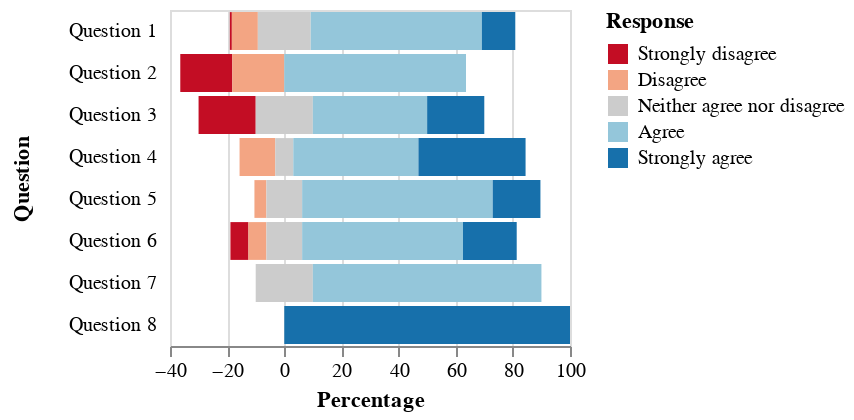

Vega-Lite specification for this chart:
### Vega specification from a JSON file in a GitHub repository (floating-point values rounded to 4 significant figures)
{"$schema": "https://vega.github.io/schema/vega/v3.0.json", "description": "A diverging stacked bar chart for sentiments towards a set of eight questions, displayed as percentages with neutral responses straddling the 0% mark", "autosize": "pad", "padding": 5, "style": "cell", "data": [{"name": "source_questions", "values": [{"question": "Question 1", "type": "Strongly disagree", "percentage": 0.7}, {"question": "Question 1", "type": "Disagree", "percentage": 9.1}, {"question": "Question 1", "type": "Neither agree nor disagree", "percentage": 18.5}, {"question": "Question 1", "type": "Agree", "percentage": 59.9}, {"question": "Question 1", "type": "Strongly agree", "percentage": 11.7}, {"question": "Question 2", "type": "Strongly disagree", "percentage": 18.2}, {"question": "Question 2", "type": "Disagree", "percentage": 18.2}, {"question": "Question 2", "type": "Neither agree nor disagree", "percentage": 0}, {"question": "Question 2", "type": "Agree", "percentage": 63.6}, {"question": "Question 2", "type": "Strongly agree", "percentage": 0}, {"question": "Question 3", "type": "Strongly disagree", "percentage": 20}, {"question": "Question 3", "type": "Disagree", "percentage": 0}, {"question": "Question 3", "type": "Neither agree nor disagree", "percentage": 20}, {"question": "Question 3", "type": "Agree", "percentage": 40}, {"question": "Question 3", "type": "Strongly agree", "percentage": 20}, {"question": "Question 4", "type": "Strongly disagree", "percentage": 0}, {"question": "Question 4", "type": "Disagree", "percentage": 12.5}, {"question": "Question 4", "type": "Neither agree nor disagree", "percentage": 6.3}, {"question": "Question 4", "type": "Agree", "percentage": 43.8}, {"question": "Question 4", "type": "Strongly agree", "percentage": 37.5}, {"question": "Question 5", "type": "Strongly disagree", "percentage": 0}, {"question": "Question 5", "type": "Disagree", "percentage": 4.2}, {"question": "Question 5", "type": "Neither agree nor disagree", "percentage": 12.5}, {"question": "Question 5", "type": "Agree", "percentage": 66.7}, {"question": "Question 5", "type": "Strongly agree", "percentage": 16.7}, {"question": "Question 6", "type": "Strongly disagree", "percentage": 6.3}, {"question": "Question 6", "type": "Disagree", "percentage": 6.3}, {"question": "Question 6", "type": "Neither agree nor disagree", "percentage": 12.5}, {"question": "Question 6", "type": "Agree", "percentage": 56.3}, {"question": "Question 6", "type": "Strongly agree", "percentage": 18.8}, {"question": "Question 7", "type": "Strongly disagree", "percentage": 0}, {"question": "Question 7", "type": "Disagree", "percentage": 0}, {"question": "Question 7", "type": "Neither agree nor disagree", "percentage": 20}, {"question": "Question 7", "type": "Agree", "percentage": 80}, {"question": "Question 7", "type": "Strongly agree", "percentage": 0}, {"question": "Question 8", "type": "Strongly disagree", "percentage": 0}, {"question": "Question 8", "type": "Disagree", "percentage": 0}, {"question": "Question 8", "type": "Neither agree nor disagree", "percentage": 0}, {"question": "Question 8", "type": "Agree", "percentage": 0}, {"question": "Question 8", "type": "Strongly agree", "percentage": 100}]}, {"name": "data_questions", "source": "source_questions", "transform": [{"type": "formula", "expr": "toNumber(datum[\"percentage\"])", "as": "percentage"}, {"type": "formula", "expr": "datum.type === 'Strongly disagree' ? -2 : datum.type === 'Disagree' ? -1 : datum.type === 'Neither agree nor disagree' ? 0 : datum.type === 'Agree' ? 1 : 2", "as": "type_index", "initonly": true}, {"type": "formula", "expr": "if(datum.type === 'Disagree' || datum.type === 'Strongly disagree', datum.percentage,0) + if(datum.type === 'Neither agree nor disagree', datum.percentage / 2, 0)", "as": "signed_percentage"}, {"type": "window", "groupby": ["question"], "ops": ["sum"], "fields": ["signed_percentage"], "frame": [null, null], "as": ["offset"]}, {"type": "aggregate", "groupby": ["question", "type", "offset"], "ops": ["sum"], "fields": ["percentage"], "as": ["sum_percentage"]}, {"type": "stack", "groupby": ["question"], "field": "sum_percentage", "sort": {"field": ["type_index"], "order": ["descending"]}, "as": ["sum_percentage_start", "sum_percentage_end"], "offset": "zero"}, {"type": "formula", "expr": "datum.sum_percentage_start - datum.offset", "as": "sum_percentage_start"}, {"type": "formula", "expr": "datum.sum_percentage_end - datum.offset", "as": "sum_percentage_end"}]}], "signals": [{"name": "width", "update": "200"}, {"name": "y_step", "value": 21}, {"name": "height", "update": "bandspace(domain('y').length, 0.1, 0.05) * y_step"}], "marks": [{"name": "marks", "type": "rect", "style": ["bar"], "from": {"data": "data_questions"}, "encode": {"update": {"x": {"scale": "x", "field": "sum_percentage_end"}, "x2": {"scale": "x", "field": "sum_percentage_start"}, "y": {"scale": "y", "field": "question"}, "height": {"scale": "y", "band": true}, "fill": {"scale": "color", "field": "type"}}}}], "scales": [{"name": "x", "type": "linear", "domain": {"data": "data_questions", "fields": ["sum_percentage_start", "sum_percentage_end"], "sort": true}, "range": [0, {"signal": "width"}], "nice": true, "zero": true}, {"name": "y", "type": "band", "domain": {"data": "data_questions", "field": "question", "sort": true}, "range": {"step": {"signal": "y_step"}}, "paddingInner": 0.1, "paddingOuter": 0.05}, {"name": "color", "type": "ordinal", "domain": ["Strongly disagree", "Disagree", "Neither agree nor disagree", "Agree", "Strongly agree"], "range": ["#c30d24", "#f3a583", "#cccccc", "#94c6da", "#1770ab"]}], "axes": [{"title": "Percentage", "scale": "x", "labelOverlap": true, "orient": "bottom", "tickCount": {"signal": "ceil(width/40)"}, "zindex": 1}, {"scale": "x", "domain": false, "grid": true, "labels": false, "maxExtent": 0, "minExtent": 0, "orient": "bottom", "tickCount": {"signal": "ceil(width/40)"}, "ticks": false, "zindex": 0, "gridScale": "y"}, {"domain": false, "minExtent": 60, "offset": 5, "ticks": false, "title": "Question", "scale": "y", "orient": "left", "zindex": 1}], "legends": [{"title": "Response", "fill": "color", "encode": {"symbols": {"update": {"shape": {"value": "square"}}}}}], "config": {"axisY": {"minExtent": 30}}}
